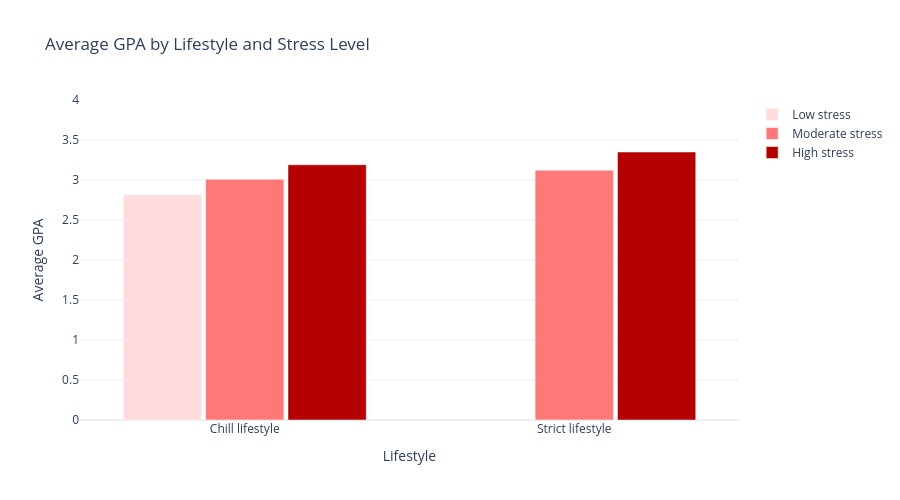

Notebook cell for this chart:
### Code cell
import pandas as pd
import numpy as np
import plotly.graph_objects as go

# Create lifestyle variable
df["Lifestyle"] = np.where(
    (df["Study_Hours_Per_Day"] >= 7.5) &
    (df["Social_Hours_Per_Day"] <= 2.5),
    "Strict lifestyle",
    "Chill lifestyle"
)

# Calculate average GPA by lifestyle and stress level
plot_df = (
    df.groupby(["Lifestyle", "Stress_Level"])["GPA"]
      .mean()
      .unstack()
      .reset_index()
)

# Ensure consistent ordering
stress_order = ["Low", "Moderate", "High"]
plot_df = plot_df[["Lifestyle"] + stress_order]

# Create grouped bar chart
fig = go.Figure()

fig.add_trace(go.Bar(
    x=plot_df["Lifestyle"],
    y=plot_df["Low"],
    name="Low stress",
    marker_color="rgb(255,220,220)"  # light red
))

fig.add_trace(go.Bar(
    x=plot_df["Lifestyle"],
    y=plot_df["Moderate"],
    name="Moderate stress",
    marker_color="rgb(255,120,120)"  # medium red
))

fig.add_trace(go.Bar(
    x=plot_df["Lifestyle"],
    y=plot_df["High"],
    name="High stress",
    marker_color="rgb(180,0,0)"      # dark red
))

fig.update_layout(
    title="Average GPA by Lifestyle and Stress Level",
    xaxis_title="Lifestyle",
    yaxis_title="Average GPA",
    yaxis=dict(
        range=[0, 4]
    ),
    barmode="group",
    bargap=0.25,
    bargroupgap=0.05,
    height=500,
    template="plotly_white"
)

fig.show()

### Figure 1 — Plotly figure (JSON) as saved in the notebook; plotly's stock layout.template omitted (floating-point values rounded to 4 significant figures)
{"data": [{"marker": {"color": "rgb(255,220,220)"}, "name": "Low stress", "type": "bar", "x": ["Chill lifestyle", "Strict lifestyle"], "y": [2.817, NaN]}, {"marker": {"color": "rgb(255,120,120)"}, "name": "Moderate stress", "type": "bar", "x": ["Chill lifestyle", "Strict lifestyle"], "y": [3.01, 3.123]}, {"marker": {"color": "rgb(180,0,0)"}, "name": "High stress", "type": "bar", "x": ["Chill lifestyle", "Strict lifestyle"], "y": [3.191, 3.35]}], "layout": {"bargap": 0.25, "bargroupgap": 0.05, "barmode": "group", "height": 500, "title": {"text": "Average GPA by Lifestyle and Stress Level"}, "xaxis": {"title": {"text": "Lifestyle"}}, "yaxis": {"range": [0, 4], "title": {"text": "Average GPA"}}}}
